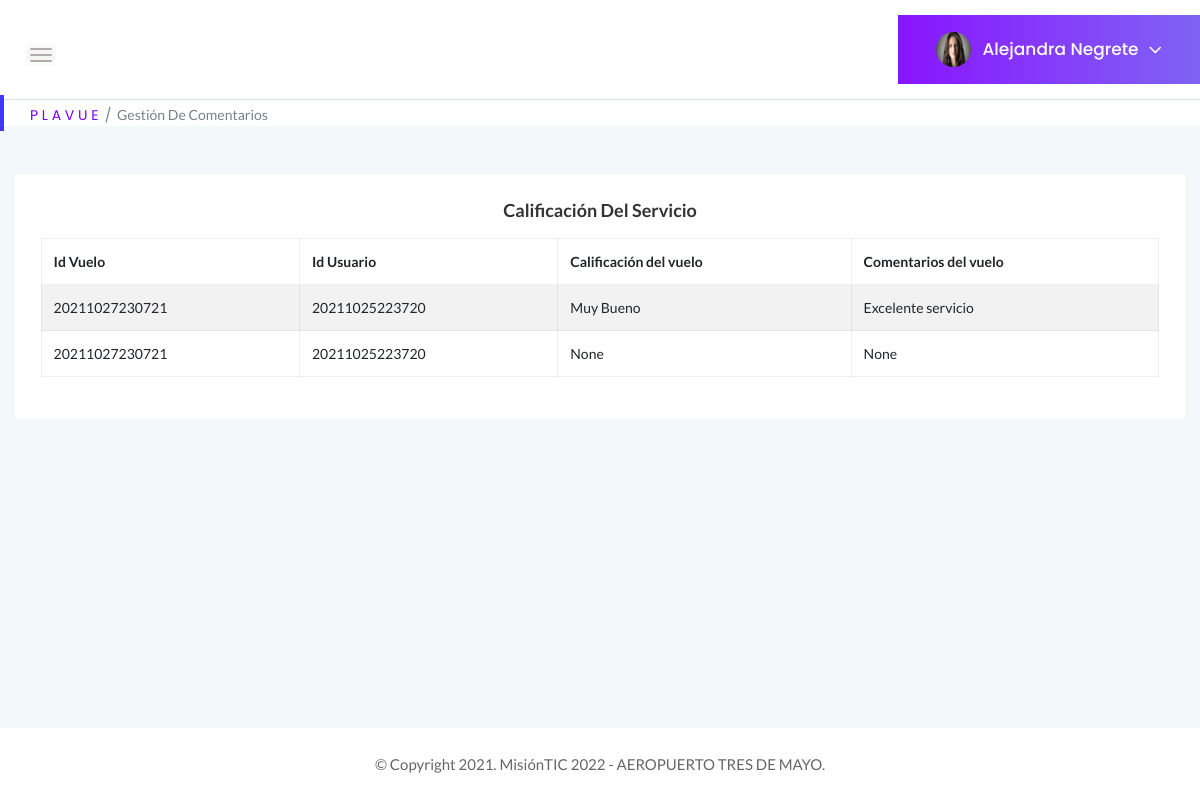
The page /GestionComentarios (signed in) on the database as committed earlier.
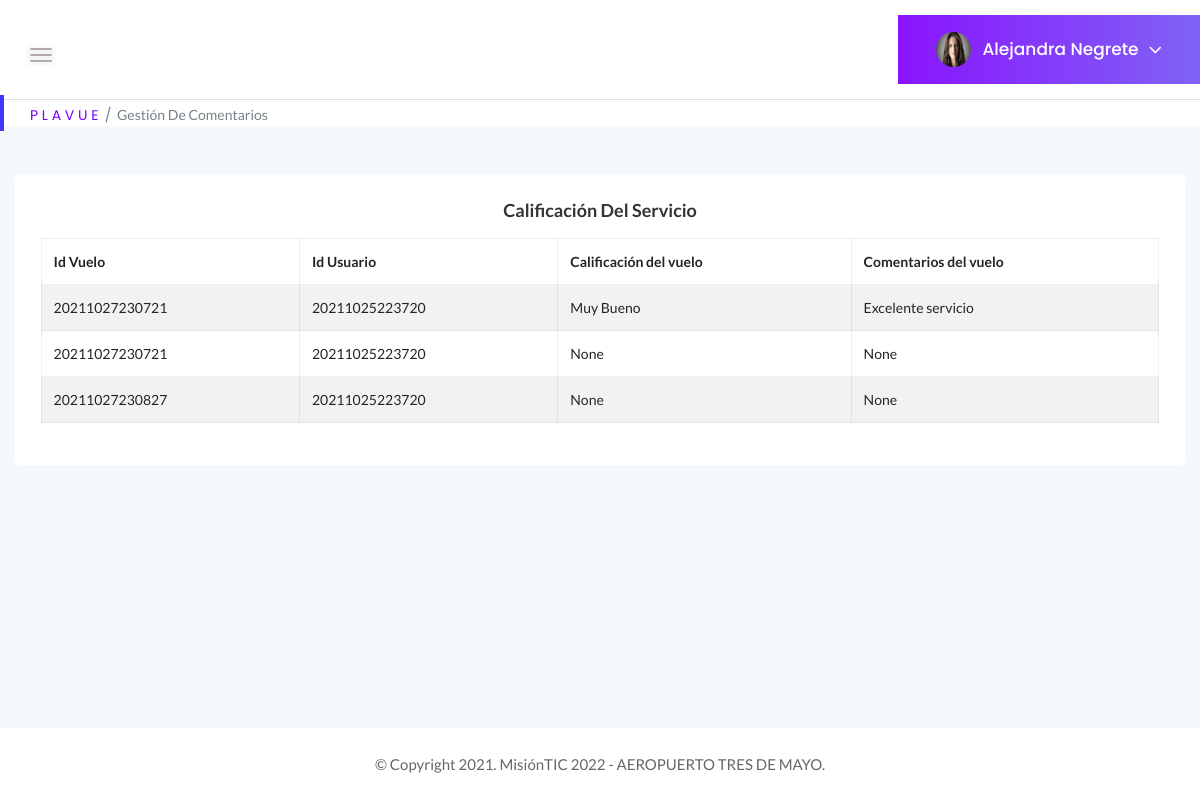
The same page on the database as committed later.
### tables this page shows
CREATE TABLE Usuarios (Id_usuario BIGINT PRIMARY KEY, Documento BIGINT UNIQUE, tipoDocumento INTEGER REFERENCES tipo_documento (id_documento) ON DELETE RESTRICT ON UPDATE RESTRICT MATCH SIMPLE, contraseña VARCHAR NOT NULL, tipoPerfil INTEGER REFERENCES Perfil (Id_perfil) ON DELETE RESTRICT ON UPDATE RESTRICT, estadoUsuario INTEGER REFERENCES Estado (Id_estado) ON DELETE RESTRICT ON UPDATE RESTRICT, Nombre VARCHAR (100) NOT NULL, correo VARCHAR (100) UNIQUE NOT NULL, fechaNacimiento DATE, sexo INTEGER REFERENCES Genero (Id_genero) ON DELETE RESTRICT ON UPDATE RESTRICT, Celular BIGINT, nacionalidad INTEGER REFERENCES Nacionalidad (Id_pais) ON DELETE RESTRICT ON UPDATE RESTRICT, nombreContacto VARCHAR (100), numeroContacto BIGINT);

CREATE TABLE Pasajeros (Id_pasajero BIGINT PRIMARY KEY UNIQUE, Id_usuario BIGINT REFERENCES Usuarios (Id_usuario) ON DELETE RESTRICT ON UPDATE RESTRICT, Id_vuelos BIGINT REFERENCES Vuelos (Id_vuelo) ON DELETE RESTRICT ON UPDATE RESTRICT, Comentarios VARCHAR, Calificacion VARCHAR, Silla VARCHAR);

### app.py (the view)
@app.route("/GestionComentarios", methods=["GET"])
def Gestion_Comentarios():
    if "usuario" in session:
        if request.method == "GET":
            try:
                with sqlite3.connect("Plavue.db") as con:
                    con.row_factory = sqlite3.Row
                    cur = con.cursor()
                    cur.execute("SELECT * FROM Usuarios WHERE correo = ?", [session["usuario"]])
                    query = cur.fetchone()
                with sqlite3.connect("Plavue.db") as con1:
                    con1.row_factory = sqlite3.Row
                    cur = con1.cursor()
                    cur.execute("SELECT * FROM Pasajeros")
                    query2 = cur.fetchall()
                    if query is None:
                        return "Usuario no existe!"
                return render_template("GestionComentarios.html", perfil = query, tabla = query2 )
            except Error as er:
                print('SQLite error: %s' % (' '.join(er.args)))
                print('SQLite traceback: ')
    return render_template("Login.html")

### templates/GestionComentarios.html (shortened to what this page needs)
<!doctype html>
<html class="no-js" lang="es">
<head>
    <link rel="stylesheet" href="{{ url_for('static', filename='css/bootstrap.min.css') }}">
    <link rel="stylesheet" href="{{ url_for('static', filename='css/font-awesome.min.css') }}">
    <link rel="stylesheet" href="{{ url_for('static', filename='css/themify-icons.css') }}">
    <link rel="stylesheet" href="{{ url_for('static', filename='css/metisMenu.css') }}">
    <link rel="stylesheet" href="{{ url_for('static', filename='css/owl.carousel.min.css') }}">
    <link rel="stylesheet" href="{{ url_for('static', filename='css/slicknav.min.css') }}">
    <link rel="stylesheet" href="https://www.amcharts.com/lib/3/plugins/export/export.css" type="text/css" media="all" />
    <link rel="stylesheet" type="text/css" href="{{ url_for('static', filename='css/tables/jquery.dataTables.css') }}">
    <link rel="stylesheet" type="text/css" href="{{ url_for('static', filename='css/tables/dataTables.bootstrap4.min.css') }}">
    <link rel="stylesheet" type="text/css" href="{{ url_for('static', filename='css/tables/responsive.bootstrap.min.css') }}">
    <link rel="stylesheet" type="text/css" href="{{ url_for('static', filename='css/tables/responsive.jqueryui.min.css') }}">
    <link rel="stylesheet" href="{{ url_for('static', filename='css/typography.css') }}">
    <link rel="stylesheet" href="{{ url_for('static', filename='css/default-css.css') }}">
    <link rel="stylesheet" href="{{ url_for('static', filename='css/styles.css') }}">
    <link rel="stylesheet" href="{{ url_for('static', filename='css/responsive.css') }}">
    <link rel="stylesheet" href="{{ url_for('static', filename='js/vendor/select2.css') }}">
</head>
<body>
    <div class="page-container">
        <div class="main-content">
            <div class="header-area">
                <div class="row align-items-center">
                    <div class="col-md-6 col-sm-8 clearfix">
                        <div class="nav-btn pull-left">
                            <span></span>
                            <span></span>
                            <span></span>
                        </div>
                    </div>
                    <div class="col-sm-6 clearfix">
                        <div class="user-profile pull-right">
                            <img class="avatar user-thumb" src="static/images/icon/admin.jpg" alt="avatar">
                            <h4 class="user-name dropdown-toggle" data-toggle="dropdown">{{perfil[6]}}<i class="fa fa-angle-down"></i></h4>
                        </div>
                    </div>
                </div>
            </div>
            <div class="page-title-area">
                <div class="row align-items-center">
                    <div class="col-sm-12">
                        <div class="breadcrumbs-area clearfix">
                            <ul class="breadcrumbs pull-left">
                                <li><a href="../perfiladmin">P L A V U E</a></li>
                                <li><span>Gestión de Comentarios</span></li>
                            </ul>
                        </div>
                    </div>
                </div>
            </div>
            <div class="body main-content-inner">
                <div class="row">
                    <div class="col-12 mt-5">
                        <div class="card">
                            <div class="card-body">
                                <h4 class="header-title" align="center">Calificación del servicio</h4>
                                <section class="panel">
                                    <div class="panel-body">
                                        <table class="table table-bordered table-striped mb-none" id="datatable-tabletools" data-swf-path="assets/vendor/jquery-datatables/extras/TableTools/swf/copy_csv_xls_pdf.swf">
                                            <thead>
                                                <tr>
                                                    <th>Id Vuelo</th>
                                                    <th>Id Usuario</th>
                                                    <th>Calificación del vuelo</th>
                                                    <th>Comentarios del vuelo</th>
                                                </tr>
                                            </thead>
                                            <tbody>
                                                {% for r in tabla %}
                                                <tr class="gradeX">
                                                    <td>{{r ["Id_vuelos"]}}</td>
                                                    <td>{{r ["Id_usuario"]}}</td>
                                                    <td>{{r ["Calificacion"]}}</td>
                                                    <td>{{r ["Comentarios"]}}</td>
                                                </tr>
                                                {% endfor %}
                                            </tbody>
                                        </table>
                                    </div>
                            </div>
                        </div>
                    </div>
                </div>
            </div>
        </div>
        <footer>
            <div class="footer-area">
                <p>© Copyright 2021. MisiónTIC 2022 - AEROPUERTO TRES DE MAYO.</p>
            </div>
        </footer>
    </div>
</body>
</html>

### static/css/styles.css (style rules this page uses)
.page-container { width: 100%; height: 100%; min-height: 100vh; padding-left: 280px; -webkit-transition: padding-left 0.3s ease 0s; transition: padding-left 0.3s ease 0s; }
.sbar_collapsed.page-container { padding-left: 0; }
.card { border: none; border-radius: 4px; background-color: #fff; -webkit-transition: all 0.3s ease 0s; transition: all 0.3s ease 0s; }
.card-body { padding: 25.6px; padding: 1.6rem; }
.main-content { width: 100%; background: #F3F8FB; }
.main-content-inner { padding: 0 30px 50px; }
.header-area { padding: 15px 30px; background: #fff; border-bottom: 1px solid #d8e3e7; }
.nav-btn { margin: 10px 30px 0 0; cursor: pointer; }
.nav-btn span { display: block; width: 22px; height: 2px; background: #b3aaaa; margin: 4px 0; border-radius: 15px; -webkit-transition: all 0.3s ease 0s; transition: all 0.3s ease 0s; box-shadow: 0 0 0 4px rgba(99, 96, 96, 0.03); }
.nav-btn span:nth-child(2) { opacity: 0; }
.nav-btn span:first-child { -webkit-transform: rotate(45deg)translate(5px, 5px); transform: rotate(45deg)translate(5px, 5px); }
.nav-btn span:last-child { -webkit-transform: rotate(-45deg)translate(3px, -3px); transform: rotate(-45deg)translate(3px, -3px); }
.sbar_collapsed .nav-btn span { transform: none; opacity: 1; }
.page-title-area { padding: 0 30px; background: #fff; position: relative; }
.page-title-area:before { content: ''; position: absolute; left: 0; top: 50%; width: 4px; height: 36px; background: var(--primary-color); -webkit-transform: translateY(-50%); transform: translateY(-50%); }
ul.breadcrumbs { margin-top: 4px; }
.breadcrumbs li { display: inline-block; }
.breadcrumbs li a, .breadcrumbs li span { display: block; font-size: 14px; font-weight: 400; color: #7801ff; letter-spacing: 0; margin-right: 16px; position: relative; }
.breadcrumbs li a:before { content: '/'; color: #768387; position: absolute; right: -13px; top: 0; }
.breadcrumbs li span { margin-right: 0; color: #768387; text-transform: capitalize; }
.user-profile { margin-right: -30px; display: -webkit-box; display: -ms-flexbox; display: flex; -webkit-box-align: center; -ms-flex-align: center; align-items: center; -ms-flex-wrap: wrap; flex-wrap: wrap; background: -webkit-linear-gradient(left, #8914fe 0%, #8063f5 100%); background: linear-gradient(to right, #8914fe 0%, #8063f5 100%); padding: 17px 38px; position: relative; }
.user-profile img.avatar { height: 35px; width: 35px; border-radius: 50%; margin-right: 12px; }
.user-name { font-size: 17px; font-weight: 500; color: #fff; letter-spacing: 0; cursor: pointer; -webkit-user-select: none; -moz-user-select: none; -ms-user-select: none; user-select: none; }
.user-name i { margin-left: 10px; font-size: 21px; vertical-align: middle; position: relative; }
.notification-area .dropdown-toggle, .user-name.dropdown-toggle { position: relative; }
.notification-area .dropdown-toggle:after, .user-name.dropdown-toggle:after { display: none; }
.header-title { font-family: 'Lato', sans-serif; font-size: 18px; font-weight: 600; letter-spacing: 0; color: #333; text-transform: capitalize; margin-bottom: 17px; }
.footer-area { text-align: center; padding: 23px 0 19px; background: #fff; }
.footer-area p { color: #676666; margin-bottom: 0; }
table tr th { border-bottom: none; }
table tr th, table tr td { border-top: 1px solid rgba(120, 130, 140, 0.13) !important; }
.table-bordered td, .table-bordered th { border: 1px solid rgba(120, 130, 140, 0.13) !important; }

Rows that differ between the two databases and show on the page:
added Pasajeros: Id_vuelos "20211027230827", Id_usuario "20211025223720", r "None"
